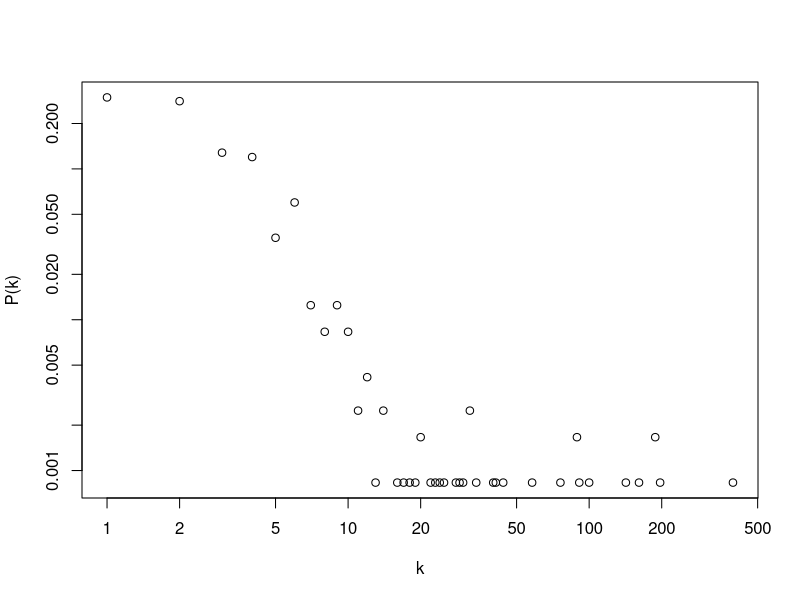
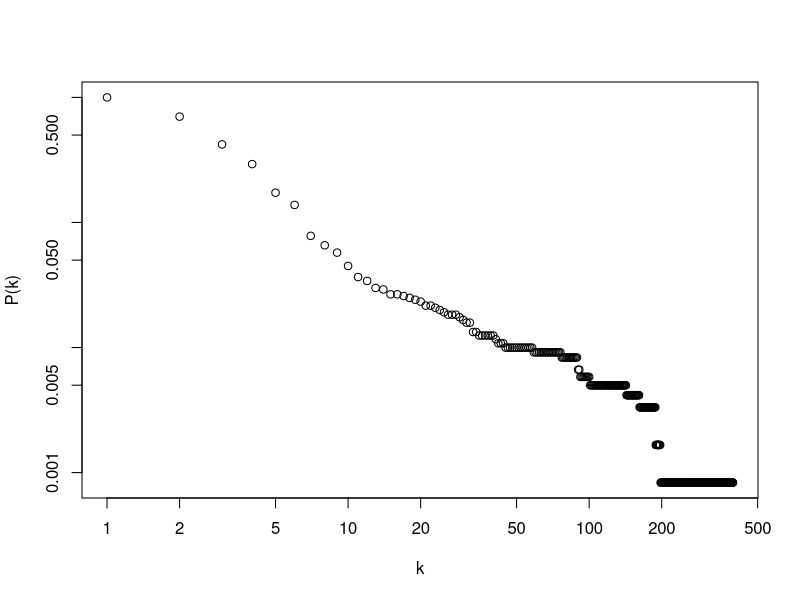

Write the R code that produced these figures, in order.
## ---- chunk 1
# igraphパッケージの読み込み
library(igraph)
library(gtools) #追加のパッケージ（局所効率性の計算で使う）
## ---- chunk 2
# エッジリストの読み込み
d <- read.table("../data/ecoli_regDB5.txt")
# グラフオブジェクトの作成（有向ネットワークで読み込む）
g_dir <- simplify(graph_from_data_frame(d,directed=T),remove.multiple=T,remove.loops=T)
# 仮想的な重みを追加する（ここでは対数正規分布由来の乱数を与えている）
E(g_dir)$weight <- rlnorm(ecount(g_dir))

# 最大連結成分の取得
cls <- components(g_dir,"weak")
g_dir <- induced_subgraph(g_dir, V(g_dir)$name[cls$membership==which(cls$csize==max(cls$csize))[[1]]])

# 無向ネットワークのオブジェクトの作成
g <- as.undirected(g_dir)
## ---- chunk 3
vcount(g)
## ---- chunk 4
ecount(g)
## ---- chunk 5
deg <- degree(g)
deg
## ---- chunk 6
sum(deg)
2 * ecount(g)
## ---- chunk 7
deg_in <- degree(g_dir, mode="in")
## ---- chunk 8
deg_out <- degree(g_dir, mode="out")
## ---- chunk 9
sum(deg_in)
sum(deg_out)
ecount(g_dir)
## ---- chunk 10
mean(degree(g))
## ---- chunk 11
2*ecount(g)/vcount(g)
## ---- chunk 12
mean(degree(g_dir, mode="in"))
## ---- chunk 13
mean(degree(g_dir, mode="out"))
ecount(g_dir) / vcount(g)
## ---- chunk 14
strength(g)
## ---- chunk 15
strength(g_dir, mode="in")
strength(g_dir, mode="out")
## ---- chunk 16
k <- 0:max(deg)
plot(k, degree.distribution(g), xlab="k", ylab="P(k)", log="xy")
## ---- chunk 17
plot(k, degree.distribution(g, cumulative=T), xlab="k", ylab="P(k)", log="xy")
## ---- chunk 18
sum(k * degree.distribution(g))
## ---- chunk 19
assortativity_degree(g)
## ---- chunk 20
el <- as_edgelist(g_dir)
# 出次数-出次数
cor.test(deg_out[el[,1]], deg_out[el[,2]])
# 出次数-入次数
cor.test(deg_out[el[,1]], deg_in[el[,2]])
# 入次数-出次数
cor.test(deg_in[el[,1]], deg_out[el[,2]])
# 入次数-入次数
cor.test(deg_in[el[,1]], deg_in[el[,2]])
## ---- chunk 21
cc <- transitivity(g, type="local", isolates="zero")
## ---- chunk 22
transitivity(g, type="localaverage", isolates="zero")
# もしくは
mean(cc)
## ---- chunk 23
# 各ノードに対する重み付きクラスタ係数
wcc <- transitivity(g, type="weighted", isolates="zero")
# 平均重み付きクラスタ係数
mean(wcc)
## ---- chunk 24
distances(g)
## ---- chunk 25
mean_distance(g)
## ---- chunk 26
mean_distance(g, weights=NA)
## ---- chunk 27
dinv_mtx <- distances(g)**-1
# d_mtx <- distances(g, weights=NA)**-1 # 重みを無視するなら
diag(dinv_mtx) <- 0
# 各ノードに対する大域効率性
nodal_global_efficiency <- apply(dinv_mtx,1,sum) / (vcount(g) - 1)
# 全体的（平均的な）大域効率性
ave_global_efficiency <- mean(nodal_global_efficiency)
# 出力
ave_global_efficiency
## ---- chunk 28
# 各ノードに対する局所効率性
nodal_local_efficiency <- c()
for(i in 1:vcount(g)){
  nei_idx <- as.vector(neighbors(g,i)) # 隣接ノードのインデックスを取得
  num_nei <- length(nei_idx)
  if(num_nei > 1) {
    nodal_local_efficiency <- c(nodal_local_efficiency, sum(dinv_mtx[permutations(num_nei,2,nei_idx)]) / num_nei / (num_nei - 1))
    } else {
      nodal_local_efficiency <- c(nodal_local_efficiency,0)
    }
  }
# 全体的（平均的な）局所効率性
ave_local_efficiency <- mean(nodal_local_efficiency)
ave_local_efficiency
